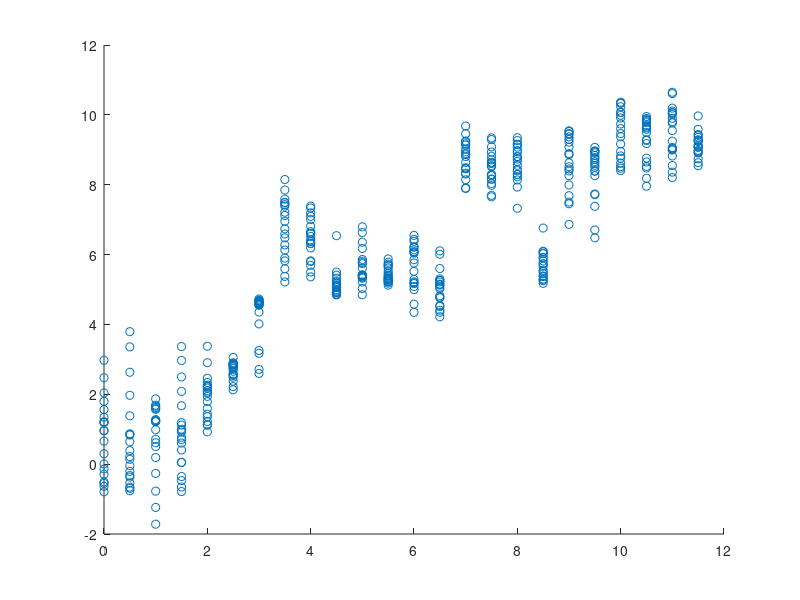

Source code (MATLAB): (Note: this script raises an error after producing the figure.)
load x_01;
load x_02;
load x_03;
load x_04;
load y_01;
load y_02;
load y_03; 
load y_04;
%%
load sys_train_01;
load sys_train_02;
load sys_train_03;
load sys_train_04;
load OutputLog_01;
load OutputLog_02;
load OutputLog_03;
load OutputLog_04;
%%
x_cell = {};
x_cell{1} = x_01;
x_cell{2} = x_02;
x_cell{3} = x_03;
x_cell{4} = x_04;
%%
% use update_flaw3 data
% start with 2 because one has errors
x = x_01(1:480,:);
y = y_01(1:480,:);
X4th = [ones(size(x,1),1) x x.^2 x.^3 x.^4];
[b4th bint4th,r,rint,stats] = regress(y,X4th);
results4th = X4th*b4th;
scatter(y,results4th)
%%
results_mean = [];
y_mean = [];
for j=2:4
    x = x_cell{j};
    X4th = [ones(size(x,1),1) x x.^2 x.^3 x.^4];
    results4th = X4th*b4th;
    for i=1:15
        starti = 1 + (i-1)*30;
        endi = starti + 29;
        results_mean(i,j) = mean(results4th(starti:endi));
        y_mean(i) = y(starti);
    end
end
scatter(y_mean,results_mean(:,4),100,'filled')
%%
y_mean_temp = [];
results_mean_temp = [];
for i=0:9
   I = find(y_mean==i);
   y_mean_temp = [y_mean_temp; y_mean(I)];
   results_mean_temp = [results_mean_temp; results_mean(I,:)];
end
%%
for i=2:4
    if i==4
        hold on;
    end
    scatter(y_mean_temp,results_mean_temp(:,i),100,'filled');
end
blah = 0:7
scatter(blah,blah,100,'filled')
hold off;
legend('~30 mins after','~60 mins after')
%xlabel('Distance from target (inches)')
%ylabel('Predictions from trained regression');
title('Test prediction limts');
%title('Test prediction accuracy over time');
%h=legend('Nmax=8','Nmax=10','Nmax=12','Nmax=14');
%rect = [0.65, 0.13, .125, .125];
%set(h, 'Position', rect)
axis([0,7.5,0,7.5])